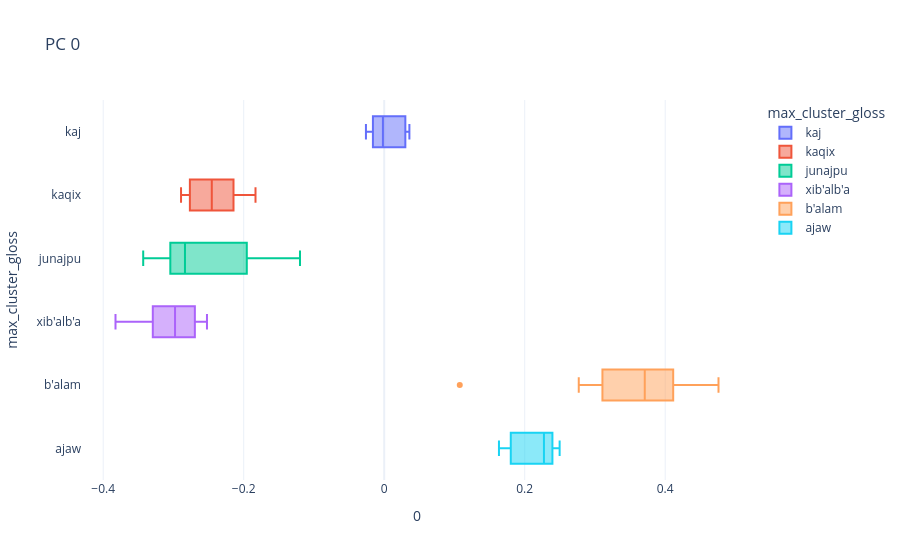
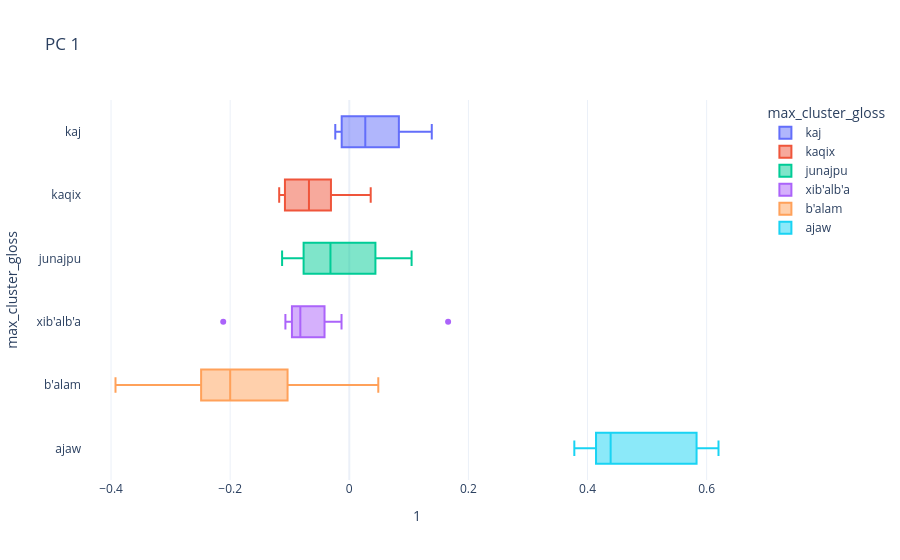

Notebook cell for these charts, in order:
### Code cell
for i in range(n_comps):
    comp_box(i)

### Figure 1 — Plotly figure (JSON) as saved in the notebook; plotly's stock layout.template omitted (floating-point values rounded to 4 significant figures)
{"data": [{"alignmentgroup": "True", "hovertemplate": "max_cluster_gloss=%{y}<br>0=%{x}<extra></extra>", "legendgroup": "kaj", "marker": {"color": "#636efa"}, "name": "kaj", "notched": false, "offsetgroup": "kaj", "orientation": "h", "showlegend": true, "type": "box", "x": [0.02817, -0.01274, -0.001832, -0.026, 0.03586], "x0": " ", "xaxis": "x", "y": ["kaj", "kaj", "kaj", "kaj", "kaj"], "y0": " ", "yaxis": "y"}, {"alignmentgroup": "True", "hovertemplate": "max_cluster_gloss=%{y}<br>0=%{x}<extra></extra>", "legendgroup": "kaqix", "marker": {"color": "#EF553B"}, "name": "kaqix", "notched": false, "offsetgroup": "kaqix", "orientation": "h", "showlegend": true, "type": "box", "x": [-0.2454, -0.2892, -0.225, -0.2724, -0.1832], "x0": " ", "xaxis": "x", "y": ["kaqix", "kaqix", "kaqix", "kaqix", "kaqix"], "y0": " ", "yaxis": "y"}, {"alignmentgroup": "True", "hovertemplate": "max_cluster_gloss=%{y}<br>0=%{x}<extra></extra>", "legendgroup": "junajpu", "marker": {"color": "#00cc96"}, "name": "junajpu", "notched": false, "offsetgroup": "junajpu", "orientation": "h", "showlegend": true, "type": "box", "x": [-0.2952, -0.343, -0.3044, -0.3184, -0.272, -0.1956, -0.2274, -0.1407, -0.2987, -0.1199], "x0": " ", "xaxis": "x", "y": ["junajpu", "junajpu", "junajpu", "junajpu", "junajpu", "junajpu", "junajpu", "junajpu", "junajpu", "junajpu"], "y0": " ", "yaxis": "y"}, {"alignmentgroup": "True", "hovertemplate": "max_cluster_gloss=%{y}<br>0=%{x}<extra></extra>", "legendgroup": "xib'alb'a", "marker": {"color": "#ab63fa"}, "name": "xib'alb'a", "notched": false, "offsetgroup": "xib'alb'a", "orientation": "h", "showlegend": true, "type": "box", "x": [-0.2931, -0.2748, -0.3269, -0.3825, -0.3368, -0.2538, -0.3093, -0.2977, -0.2523], "x0": " ", "xaxis": "x", "y": ["xib'alb'a", "xib'alb'a", "xib'alb'a", "xib'alb'a", "xib'alb'a", "xib'alb'a", "xib'alb'a", "xib'alb'a", "xib'alb'a"], "y0": " ", "yaxis": "y"}, {"alignmentgroup": "True", "hovertemplate": "max_cluster_gloss=%{y}<br>0=%{x}<extra></extra>", "legendgroup": "b'alam", "marker": {"color": "#FFA15A"}, "name": "b'alam", "notched": false, "offsetgroup": "b'alam", "orientation": "h", "showlegend": true, "type": "box", "x": [0.2769, 0.4252, 0.4511, 0.3834, 0.3106, 0.4759, 0.3584, 0.3882, 0.3907, 0.1076, 0.2981, 0.4114, 0.3436, 0.3236], "x0": " ", "xaxis": "x", "y": ["b'alam", "b'alam", "b'alam", "b'alam", "b'alam", "b'alam", "b'alam", "b'alam", "b'alam", "b'alam", "b'alam", "b'alam", "b'alam", "b'alam"], "y0": " ", "yaxis": "y"}, {"alignmentgroup": "True", "hovertemplate": "max_cluster_gloss=%{y}<br>0=%{x}<extra></extra>", "legendgroup": "ajaw", "marker": {"color": "#19d3f3"}, "name": "ajaw", "notched": false, "offsetgroup": "ajaw", "orientation": "h", "showlegend": true, "type": "box", "x": [0.2396, 0.2274, 0.1954, 0.1751, 0.2391, 0.2497, 0.1634], "x0": " ", "xaxis": "x", "y": ["ajaw", "ajaw", "ajaw", "ajaw", "ajaw", "ajaw", "ajaw"], "y0": " ", "yaxis": "y"}], "layout": {"autosize": true, "boxmode": "overlay", "legend": {"title": {"text": "max_cluster_gloss"}, "tracegroupgap": 0}, "title": {"text": "PC 0"}, "xaxis": {"anchor": "y", "autorange": true, "domain": [0, 1], "range": [-0.4302, 0.5235], "title": {"text": "0"}, "type": "linear"}, "yaxis": {"anchor": "x", "autorange": true, "categoryarray": ["ajaw", "b'alam", "xib'alb'a", "junajpu", "kaqix", "kaj"], "categoryorder": "array", "domain": [0, 1], "range": [-0.5, 5.5], "title": {"text": "max_cluster_gloss"}, "type": "category"}}}

### Figure 2 — Plotly figure (JSON) as saved in the notebook; plotly's stock layout.template omitted (floating-point values rounded to 4 significant figures)
{"data": [{"alignmentgroup": "True", "hovertemplate": "max_cluster_gloss=%{y}<br>1=%{x}<extra></extra>", "legendgroup": "kaj", "marker": {"color": "#636efa"}, "name": "kaj", "notched": false, "offsetgroup": "kaj", "orientation": "h", "showlegend": true, "type": "box", "x": [0.1385, -0.02353, 0.06485, -0.009164, 0.02686], "x0": " ", "xaxis": "x", "y": ["kaj", "kaj", "kaj", "kaj", "kaj"], "y0": " ", "yaxis": "y"}, {"alignmentgroup": "True", "hovertemplate": "max_cluster_gloss=%{y}<br>1=%{x}<extra></extra>", "legendgroup": "kaqix", "marker": {"color": "#EF553B"}, "name": "kaqix", "notched": false, "offsetgroup": "kaqix", "orientation": "h", "showlegend": true, "type": "box", "x": [-0.05305, 0.03597, -0.1048, -0.1177, -0.06773], "x0": " ", "xaxis": "x", "y": ["kaqix", "kaqix", "kaqix", "kaqix", "kaqix"], "y0": " ", "yaxis": "y"}, {"alignmentgroup": "True", "hovertemplate": "max_cluster_gloss=%{y}<br>1=%{x}<extra></extra>", "legendgroup": "junajpu", "marker": {"color": "#00cc96"}, "name": "junajpu", "notched": false, "offsetgroup": "junajpu", "orientation": "h", "showlegend": true, "type": "box", "x": [0.1046, 0.03641, 0.04387, -0.006809, -0.0767, -0.06661, -0.05642, -0.1128, -0.09348, 0.08663], "x0": " ", "xaxis": "x", "y": ["junajpu", "junajpu", "junajpu", "junajpu", "junajpu", "junajpu", "junajpu", "junajpu", "junajpu", "junajpu"], "y0": " ", "yaxis": "y"}, {"alignmentgroup": "True", "hovertemplate": "max_cluster_gloss=%{y}<br>1=%{x}<extra></extra>", "legendgroup": "xib'alb'a", "marker": {"color": "#ab63fa"}, "name": "xib'alb'a", "notched": false, "offsetgroup": "xib'alb'a", "orientation": "h", "showlegend": true, "type": "box", "x": [-0.05108, -0.1073, -0.08218, -0.06948, -0.08766, -0.2117, -0.09263, -0.01303, 0.1659], "x0": " ", "xaxis": "x", "y": ["xib'alb'a", "xib'alb'a", "xib'alb'a", "xib'alb'a", "xib'alb'a", "xib'alb'a", "xib'alb'a", "xib'alb'a", "xib'alb'a"], "y0": " ", "yaxis": "y"}, {"alignmentgroup": "True", "hovertemplate": "max_cluster_gloss=%{y}<br>1=%{x}<extra></extra>", "legendgroup": "b'alam", "marker": {"color": "#FFA15A"}, "name": "b'alam", "notched": false, "offsetgroup": "b'alam", "orientation": "h", "showlegend": true, "type": "box", "x": [-0.09023, -0.08146, -0.3465, -0.3925, -0.2055, -0.2959, -0.2006, -0.1359, -0.2488, -0.1036, -0.1993, -0.2052, -0.1617, 0.0487], "x0": " ", "xaxis": "x", "y": ["b'alam", "b'alam", "b'alam", "b'alam", "b'alam", "b'alam", "b'alam", "b'alam", "b'alam", "b'alam", "b'alam", "b'alam", "b'alam", "b'alam"], "y0": " ", "yaxis": "y"}, {"alignmentgroup": "True", "hovertemplate": "max_cluster_gloss=%{y}<br>1=%{x}<extra></extra>", "legendgroup": "ajaw", "marker": {"color": "#19d3f3"}, "name": "ajaw", "notched": false, "offsetgroup": "ajaw", "orientation": "h", "showlegend": true, "type": "box", "x": [0.4069, 0.5423, 0.5967, 0.4363, 0.4388, 0.3778, 0.6199], "x0": " ", "xaxis": "x", "y": ["ajaw", "ajaw", "ajaw", "ajaw", "ajaw", "ajaw", "ajaw"], "y0": " ", "yaxis": "y"}], "layout": {"autosize": true, "boxmode": "overlay", "legend": {"title": {"text": "max_cluster_gloss"}, "tracegroupgap": 0}, "title": {"text": "PC 1"}, "xaxis": {"anchor": "y", "autorange": true, "domain": [0, 1], "range": [-0.4488, 0.6762], "title": {"text": "1"}, "type": "linear"}, "yaxis": {"anchor": "x", "autorange": true, "categoryarray": ["ajaw", "b'alam", "xib'alb'a", "junajpu", "kaqix", "kaj"], "categoryorder": "array", "domain": [0, 1], "range": [-0.5, 5.5], "title": {"text": "max_cluster_gloss"}, "type": "category"}}}
